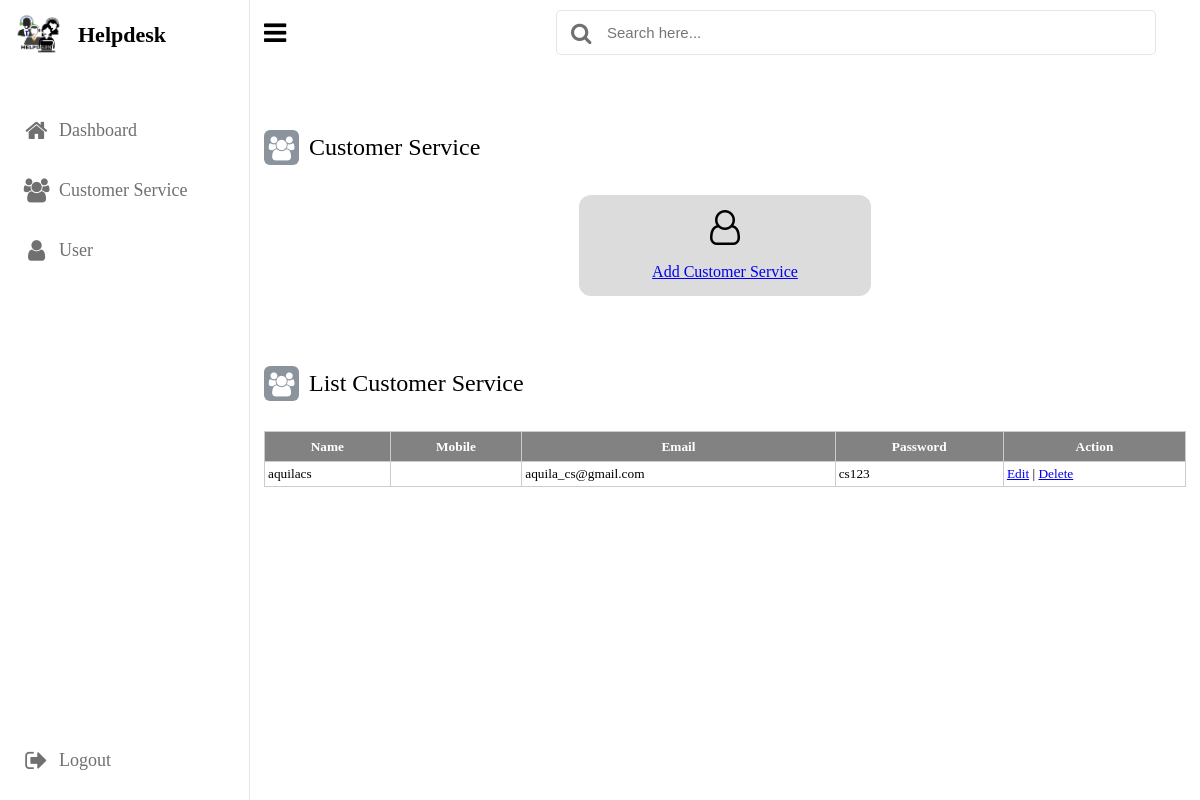
The app's page /CS.php with its own data.
### tables this page shows
CREATE TABLE `tb_user` (
  `id_user` int(15) NOT NULL,
  `nama` varchar(100) NOT NULL,
  `email` varchar(100) NOT NULL,
  `mobile` varchar(15) NOT NULL,
  `password` varchar(100) NOT NULL,
  `type` varchar(25) NOT NULL
);

### CS.php (the view, shortened to what this page needs)
<?php
include_once("koneksi.php");
$result = mysqli_query($mysqli, "SELECT * FROM tb_user WHERE type = 'customer service'ORDER BY id_user DESC");
?>
<!DOCTYPE html>
<html lang="en">
<head>
    <link rel="stylesheet" href="cs.css">
    <link rel="stylesheet" href="https://cdnjs.cloudflare.com/ajax/libs/font-awesome/4.7.0/css/font-awesome.min.css">
</head>
<body>
    <nav class="sidebar">
        <div class="logo-name">
            <div class="logo-image">
                <img src="logo.png" alt="">
            </div>
            <span class="logo_name">Helpdesk</span>
        </div>
        <div class="menu-items">
            <ul class="nav-links">
                <li><a href="admin.php">
                    <i class="fa fa-home"></i>
                    <span class="link-name">Dashboard</span>
                </a></li>
                <li><a href="#">
                    <i class="fa fa-users"></i>
                    <span class="link-name">Customer Service</span>
                </a></li>
                <li><a href="user.php">
                    <i class="fa fa-user"></i>
                    <span class="link-name">User</span>
                </a></li>
            </ul>
            <ul class="logout-mod">
                <li><a href="logout.php">
                    <i class="fa fa-sign-out"></i>
                    <span class="link-name">Logout</span>
                </a></li>
            </ul>
        </div>
    </nav>
    <section class="dashboard">
        <div class="top">
            <i class="fa fa-bars sidebar-toggle"></i>
            <div class="search-box">
                <i class="fa fa-search"></i>
                <input type="text" placeholder="Search here...">
            </div>
        </div>
        <div class="dash-content">
            <div class="overview">
                <div class="title">
                <i class="fa fa-users"></i>
                 <span class="text">Customer Service </span>
                </div>
                <div class="boxes">
                    <div class="box box1">
                        <i class="fa fa-user-o"></i><br>
                        <a href="addcs.php">Add Customer Service</a>
                    </div>
                </div>
                <div class="title">
                    <i class="fa fa-users"></i>
                    <span class="text">List Customer Service </span>
                </div>
                        <table class="table table-hover">
                        <tr>
                            <th>Name</th> <th>Mobile</th> <th>Email</th> <th>Password</th> <th>Action</th>
                        </tr>
                        <?php
                        while($data_cs = mysqli_fetch_array($result)) {
                            echo "<tr>";
                            echo "<td>".$data_cs['nama']."</td>";
                            echo "<td>".$data_cs['mobile']."</td>";
                            echo "<td>".$data_cs['email']."</td>";
                            echo "<td>".$data_cs['password']."</td>";
                            echo "<td><a href='editcs.php?id_user=$data_cs[id_user]'>Edit</a>  |  <a href='deletecs.php?id_user=$data_cs[id_user]'>Delete</a></td></tr>";
                        }
                        ?>
                        </table>
                    </div>
                </div>
    </section>
</body>
</html>

### cs.css (style rules this page uses)
* { margin: 0; padding: 0; box-sizing: border-box; }
:root { --primary-color: #8b949c; --panel-color: #FFF; --text-color: #000; --black-light-color: #707070; --border-color: #e6e5e5; --toggle-color: #DDD; --box1-color: #dcdcdc; --box2-color: #add8e6; --box3-color: #E7D1FC; --title-icon-color: #fff; --tran-05: all 0.5s ease; --tran-03: all 0.3s ease; --tran-03: all 0.2s ease; }
body { min-height: 100vh; background-color: var(--primary-color); }
nav { position: fixed; top: 0; left: 0; height: 100%; width: 250px; padding: 10px 14px; background-color: var(--panel-color); border-right: 1px solid var(--border-color); }
nav .logo-name { display: flex; align-items: center; }
nav .logo-image { display: flex; justify-content: center; min-width: 50px; }
nav .logo-image img { width: 50px; object-fit: cover; border-radius: 50%; height: 50px; }
nav .logo-name .logo_name { font-size: 22px; font-weight: 600; color: var(--text-color); margin-left: 14px; transition: var(--tran-05); }
nav .menu-items { margin-top: 40px; height: calc(100% - 90px); display: flex; flex-direction: column; justify-content: space-between; }
.menu-items li { list-style: none; }
.menu-items li a { display: flex; align-items: center; height: 60px; text-decoration: none; position: relative; }
.menu-items li a i { font-size: 24px; min-width: 45px; height: 100%; display: flex; align-items: center; justify-content: center; color: var(--black-light-color); }
.menu-items li a .link-name { font-size: 18px; font-weight: 400; color: var(--black-light-color); transition: var(--tran-05); }
.dashboard { position: relative; left: 250px; background-color: var(--panel-color); min-height: 100vh; width: calc(100% - 250px); padding: 10px 14px; transition: var(--tran-05); }
.dashboard .top { position: fixed; top: 0; left: 250px; display: flex; width: calc(100% - 250px); justify-content: space-between; align-items: center; padding: 10px 14px; background-color: var(--panel-color); transition: var(--tran-05); z-index: 10; }
.dashboard .top .sidebar-toggle { font-size: 26px; color: var(--text-color); cursor: pointer; }
.dashboard .top .search-box { position: relative; height: 45px; max-width: 600px; width: 100%; margin: 0 30px; }
.top .search-box input { position: absolute; border: 1px solid var(--border-color); background-color: var(--panel-color); padding: 0 25px 0 50px; border-radius: 5px; height: 100%; width: 100%; color: var(--text-color); font-size: 15px; font-weight: 400; outline: none; }
.top .search-box i { position: absolute; left: 0; font-size: 22px; z-index: 10; top: 50%; transform: translateY(-50%); color: var(--black-light-color); padding: 15px; }
.dashboard .dash-content { padding-top: 50px; }
.dash-content .title { display: flex; align-items: center; margin: 70px 0 30px 0; }
.dash-content .title i { position: relative; height: 35px; width: 35px; background-color: var(--primary-color); border-radius: 6px; color: var(--title-icon-color); display: flex; align-items: center; justify-content: center; font-size: 24px; }
.dash-content .title .text { font-size: 24px; font-weight: 500; color: var(--text-color); margin-left: 10px; }
.dash-content .boxes { display: flex; align-items: center; justify-content: space-around; flex-wrap: wrap; }
.dash-content .boxes .box { display: flex; flex-direction: column; align-items: center; border-radius: 12px; width: calc(100% / 3 - 15px); padding: 15px 20px; background-color: var(--box1-color); transition: var(--tran-05); }
.boxes .box i { font-size: 35px; color: var(--text-color); }
table { border-collapse: collapse; font-size: 10pt; border: 1px solid #cccccc; }
td { padding: 3px; height: 25px; }
th { background-color: #828282; color: white; height: 30px; }

### CS.php (style rules this page uses)
.table-hover { width: 100%; border-collapse: collapse; }
tr:nth-of-type(odd) { background: #eee; }
th { background: #333; color: white; font-weight: bold; }
td, th { padding: 6px; border: 1px solid #ccc; text-align: ; }

### records on screen
tb_user: nama "aquilacs", email "aquila_cs@gmail.com", password "cs123"
